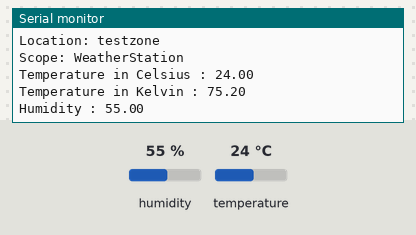
This sketch was run on a simulated ESP8266 (NodeMCU). Shown: the last lines printed to the serial monitor. The inputs (shaded band) are chosen by the test bench; at power-on: humidity 55 %, temperature 24 °C. WiFi joins after 1.5 s; servers stay silent unless stated; uploads are accepted with an empty reply.

Above: at 2.7 s.
2.8 s: humidity set to 22 %
At 7.8 s:
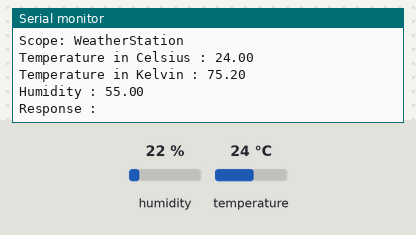
10.2 s: temperature set to 12 °C
At 14.76 s:
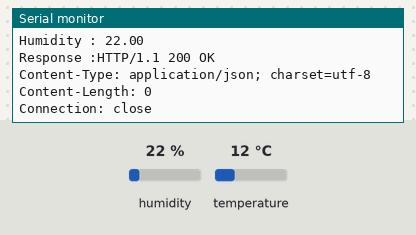
17.6 s: humidity set to 40 %
At 22.6 s:
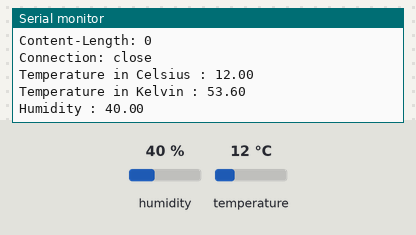
Timing chart, 0 to 24.1 s (numbered marks = the images above; inputs shaded):
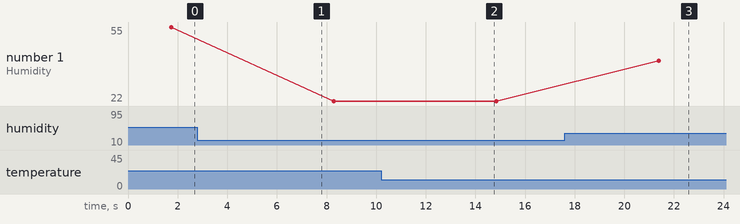

The sketch:

Current_using.ino
```cpp
#include <ESP8266WiFi.h>
#include <ArduinoJson.h>
#include "DHT.h"

#define DHTPIN D1
#define DHTTYPE DHT11

const size_t capacity = JSON_OBJECT_SIZE(8);
DynamicJsonDocument doc(capacity);

String result;
float temp;
float tempK;
float hum;
DHT dht(DHTPIN, DHTTYPE);

char ssid[] = "WIFI SSID";
char pass[] = "WIFI PASSWORD";
const char* host = "192.168.0.160"; // ip to the api
WiFiClient client;

void setup() {
  Serial.begin(9600);
  WiFi.begin(ssid, pass);
  while (WiFi.status() != WL_CONNECTED) {
    delay(500);
  }
  dht.begin();
  Serial.println("Machine name: Poseidon01");
  Serial.println("Location: testzone");
  Serial.println("Scope: WeatherStation");
  Serial.println();
}

void loop() {
  getSensorData();
  sendDataToApi();
  Serial.println();
}

void getSensorData() {
  delay(200);
  if (isnan(temp) || isnan(tempK) || isnan(hum)) {
    Serial.println("Failed to read from the sensor!");
    return;
  }
  temp = dht.readTemperature();
  tempK = dht.readTemperature(true);
  hum = dht.readHumidity();

  Serial.print("Temperature in Celsius : ");
  Serial.print(temp);
  Serial.println();
  Serial.print("Temperature in Kelvin : ");
  Serial.print(tempK);
  Serial.println();
  Serial.print("Humidity : ");
  Serial.print(hum);
  Serial.println();
}

void sendDataToApi() {
  delay(5000);

  doc["id"] = 1;
  doc["machinename"] = "Poseidon01";
  doc["machinetype"] = "WeatherStation";
  doc["usedsensor"] = "DHT11";
  doc["location"] = "test1";
  doc["temperature"] = temp;
  doc["temperatureinkelvin"] = tempK;
  doc["humidity"] = hum;

   if (client.connect(host, 8080)) {
    client.println("POST /house/termometre/update?id=1 HTTP/1.1");
    client.println("Host: 192.168.0.160:8080");
    client.println("User-Agent: DWS/1.0");
    client.println("Connection: close");
    client.println("Content-Type: application/json");
    client.print("Content-Length:");
    client.println(measureJson(doc));
    client.println();
    serializeJson(doc, client);
    Serial.print("Response :");
    Serial.println(client.readString());
  }

}
```

Measured:
- after the input at 17.6 s, the serial monitor: prints a new line after 3.8 s (image 3)
- plotted number 1: 55 → 22 after the input at 2.8 s, 22 → 40 after the input at 17.6 s
